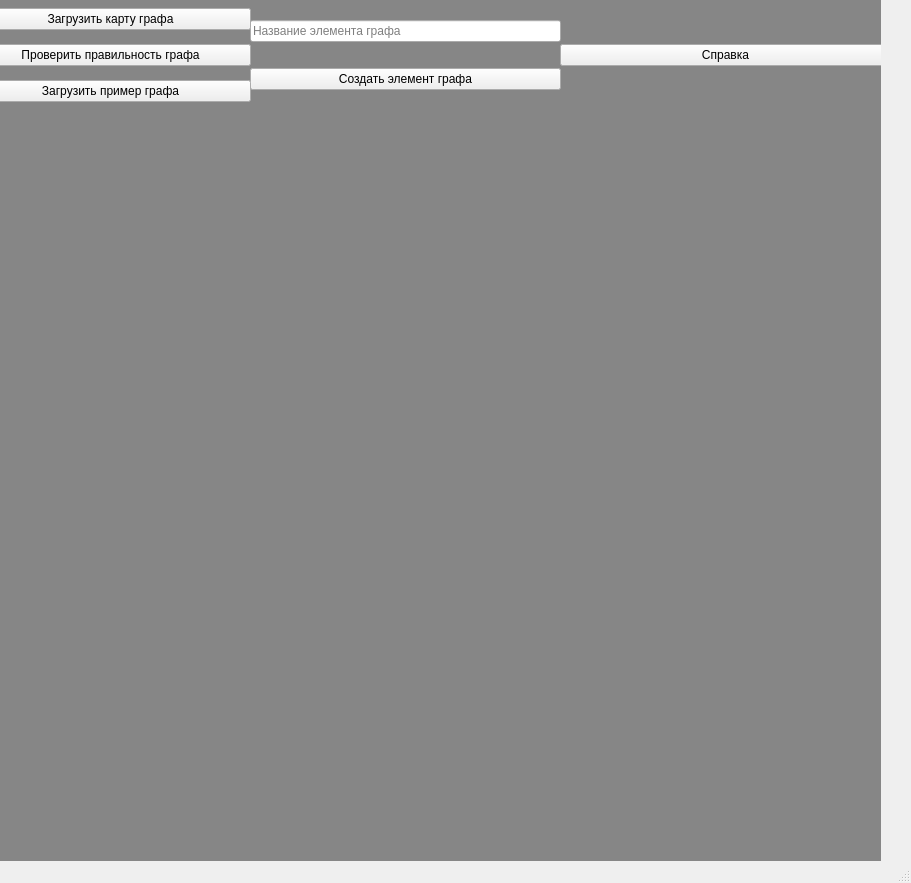
<?xml version="1.0" encoding="UTF-8"?>
<ui version="4.0">
 <class>MainWindow</class>
 <widget class="QMainWindow" name="MainWindow">
  <property name="geometry">
   <rect>
    <x>0</x>
    <y>0</y>
    <width>911</width>
    <height>883</height>
   </rect>
  </property>
  <property name="windowTitle">
   <string>MainWindow</string>
  </property>
  <widget class="QWidget" name="centralwidget">
   <widget class="QStackedWidget" name="stackedWidget">
    <property name="geometry">
     <rect>
      <x>-30</x>
      <y>0</y>
      <width>911</width>
      <height>861</height>
     </rect>
    </property>
    <property name="styleSheet">
     <string notr="true">QStackedWidget {
	background-color: rgb(134, 134, 134)
}</string>
    </property>
    <property name="currentIndex">
     <number>0</number>
    </property>
    <widget class="QWidget" name="page">
     <widget class="QWidget" name="verticalLayoutWidget">
      <property name="geometry">
       <rect>
        <x>280</x>
        <y>0</y>
        <width>311</width>
        <height>111</height>
       </rect>
      </property>
      <layout class="QVBoxLayout" name="verticalLayout_2">
       <item>
        <widget class="QLineEdit" name="lineEdit">
         <property name="placeholderText">
          <string>Название элемента графа</string>
         </property>
        </widget>
       </item>
       <item>
        <widget class="QPushButton" name="pushButton">
         <property name="text">
          <string>Создать элемент графа</string>
         </property>
        </widget>
       </item>
      </layout>
     </widget>
     <widget class="QWidget" name="verticalLayoutWidget_2">
      <property name="geometry">
       <rect>
        <x>0</x>
        <y>0</y>
        <width>281</width>
        <height>111</height>
       </rect>
      </property>
      <layout class="QVBoxLayout" name="verticalLayout_3">
       <item>
        <widget class="QPushButton" name="pushButton_2">
         <property name="text">
          <string>Загрузить карту графа</string>
         </property>
        </widget>
       </item>
       <item>
        <widget class="QPushButton" name="pushButton_5">
         <property name="text">
          <string>Проверить правильность графа</string>
         </property>
        </widget>
       </item>
       <item>
        <widget class="QPushButton" name="pushButton_4">
         <property name="text">
          <string>Загрузить пример графа</string>
         </property>
        </widget>
       </item>
      </layout>
     </widget>
     <widget class="QWidget" name="verticalLayoutWidget_3">
      <property name="geometry">
       <rect>
        <x>590</x>
        <y>0</y>
        <width>331</width>
        <height>111</height>
       </rect>
      </property>
      <layout class="QVBoxLayout" name="verticalLayout_4">
       <item>
        <widget class="QPushButton" name="pushButton_3">
         <property name="enabled">
          <bool>true</bool>
         </property>
         <property name="cursor">
          <cursorShape>ArrowCursor</cursorShape>
         </property>
         <property name="text">
          <string>Справка</string>
         </property>
        </widget>
       </item>
      </layout>
     </widget>
    </widget>
    <widget class="QWidget" name="page_2">
     <widget class="QWidget" name="verticalLayoutWidget_4">
      <property name="geometry">
       <rect>
        <x>30</x>
        <y>0</y>
        <width>321</width>
        <height>221</height>
       </rect>
      </property>
      <layout class="QVBoxLayout" name="verticalLayout_5">
       <item>
        <widget class="QLabel" name="label">
         <property name="text">
          <string>Тип перемещения стрелок</string>
         </property>
        </widget>
       </item>
       <item>
        <widget class="QListView" name="listView"/>
       </item>
      </layout>
     </widget>
     <widget class="QWidget" name="verticalLayoutWidget_5">
      <property name="geometry">
       <rect>
        <x>350</x>
        <y>0</y>
        <width>321</width>
        <height>221</height>
       </rect>
      </property>
      <layout class="QVBoxLayout" name="verticalLayout_6">
       <item>
        <widget class="QLabel" name="label_2">
         <property name="text">
          <string>Способ обхода дерева</string>
         </property>
        </widget>
       </item>
       <item>
        <widget class="QListView" name="listView_2"/>
       </item>
      </layout>
     </widget>
     <widget class="QWidget" name="verticalLayoutWidget_6">
      <property name="geometry">
       <rect>
        <x>670</x>
        <y>0</y>
        <width>211</width>
        <height>221</height>
       </rect>
      </property>
      <layout class="QVBoxLayout" name="verticalLayout_7">
       <item>
        <widget class="QPushButton" name="pushButton_7">
         <property name="text">
          <string>Обойти дерево</string>
         </property>
        </widget>
       </item>
       <item>
        <widget class="QPushButton" name="pushButton_8">
         <property name="text">
          <string>Выбрать цвет стрелок</string>
         </property>
        </widget>
       </item>
       <item>
        <widget class="QTextEdit" name="textEdit">
         <property name="readOnly">
          <bool>true</bool>
         </property>
        </widget>
       </item>
       <item>
        <widget class="QPushButton" name="pushButton_6">
         <property name="enabled">
          <bool>true</bool>
         </property>
         <property name="cursor">
          <cursorShape>ArrowCursor</cursorShape>
         </property>
         <property name="text">
          <string>Справка</string>
         </property>
        </widget>
       </item>
      </layout>
     </widget>
    </widget>
   </widget>
  </widget>
  <widget class="QMenuBar" name="menubar">
   <property name="geometry">
    <rect>
     <x>0</x>
     <y>0</y>
     <width>911</width>
     <height>21</height>
    </rect>
   </property>
  </widget>
  <widget class="QStatusBar" name="statusbar"/>
 </widget>
 <resources/>
 <connections/>
</ui>
